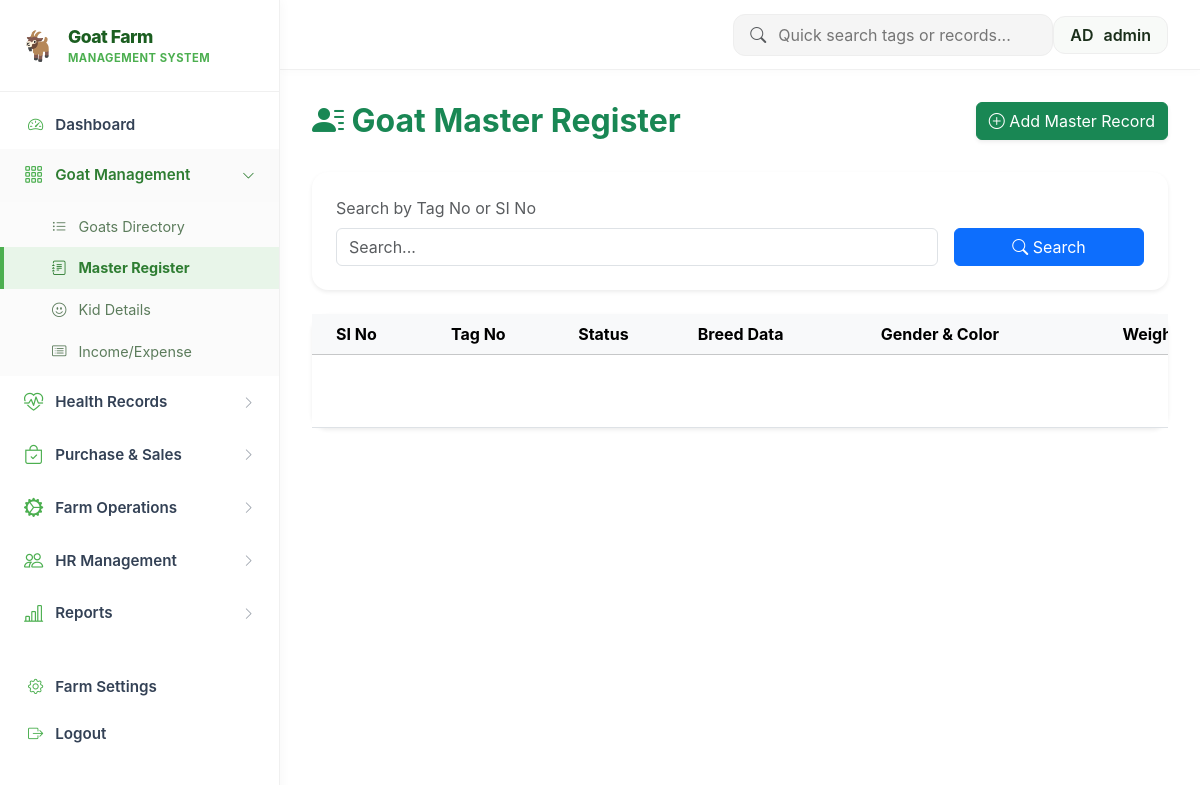
The app's page /master (signed in), older data.
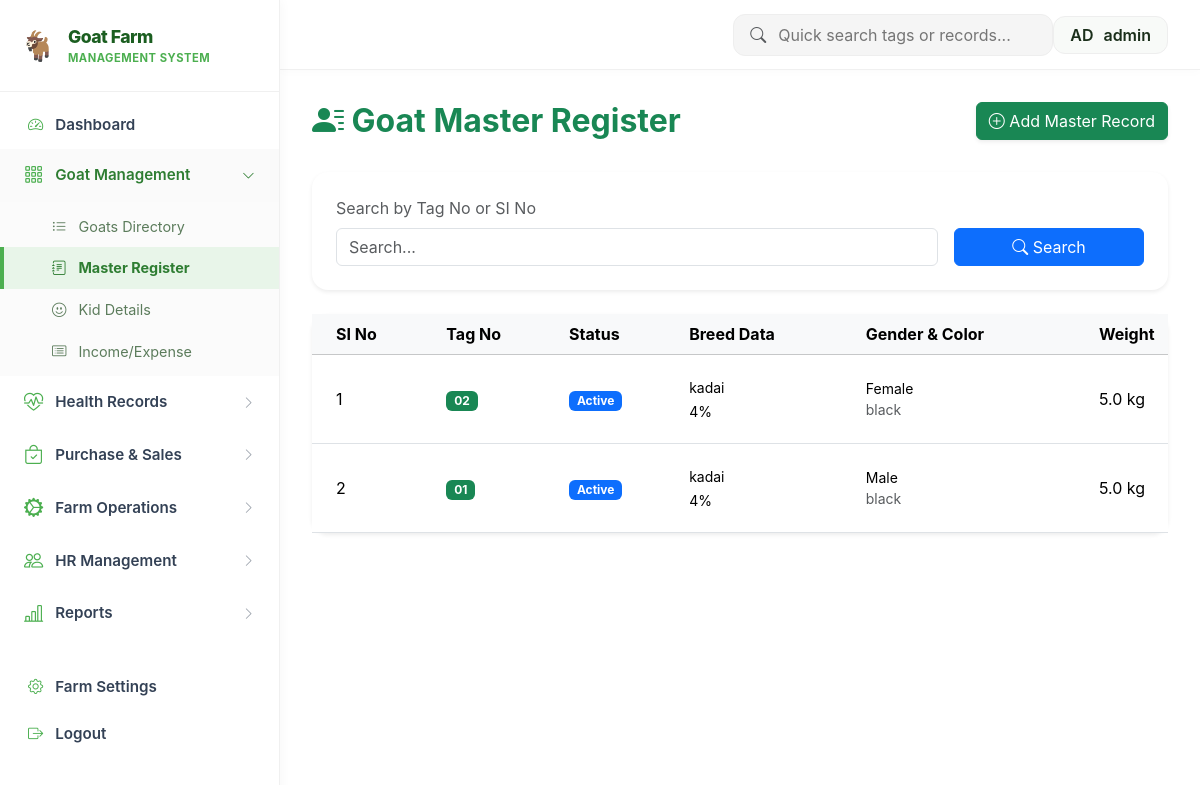
The same page, newer data.
### tables this page shows
CREATE TABLE master_records (
                id INTEGER PRIMARY KEY AUTOINCREMENT,
                si_no TEXT, tag_no TEXT NOT NULL, breed TEXT, breed_percent TEXT,
                status TEXT, sold TEXT, expired TEXT, gender TEXT, purchase_date DATE,
                color TEXT, weight_kg REAL, purchase_amount REAL, insurance_date DATE,
                vaccination TEXT, vaccination_period TEXT, medicine TEXT, medicine_period TEXT,
                feed TEXT, feed_amount TEXT, mating_date DATE, mating_goat_no TEXT,
                goat_week_period TEXT, delivery_date DATE, new_goat_gender TEXT,
                new_goat_color TEXT, birth_weight REAL, selling_date DATE, selling_weight REAL,
                selling_price REAL, mortality_date DATE, mortality_weight REAL,
                mortality_reason TEXT, insurance_claim_amount REAL, insurance_inform_date DATE,
                insurance_claim_date DATE
            , kit_status TEXT DEFAULT 'No');

### Project_goatfarm.py (the view)
@app.route('/master')
def master():
    db = get_db()
    tag_search = request.args.get('tag_no', '')
    if tag_search:
        records = db.execute('SELECT * FROM master_records WHERE tag_no LIKE ? OR si_no LIKE ? ORDER BY id DESC',
             (f"%{tag_search}%", f"%{tag_search}%")).fetchall()
    else:
        records = db.execute('SELECT * FROM master_records ORDER BY id DESC').fetchall()
    return render_template('master.html', records=records)

### Project_goatfarm.py (called while the page is built)
def get_db():
    conn = sqlite3.connect(DB_FILE)
    conn.row_factory = sqlite3.Row
    return conn

@app.before_request
def require_login():
    allowed_routes = ['login', 'static', 'register', 'verify_otp', 'goats', 'goat_detail']
    if request.endpoint not in allowed_routes and 'user_id' not in session:
        return redirect(url_for('login'))

### templates/master.html (shortened to what this page needs)
{% extends 'layout.html' %}
{% block content %}
<div class="row mb-4">
    <div class="col-8">
        <h2 class="fw-bold text-success"><i class="bi bi-person-lines-fill"></i> Goat Master Register</h2>
    </div>
    <div class="col-4 text-end">
        <a href="{{ url_for('master_add') }}" class="btn btn-success shadow-sm">
            <i class="bi bi-plus-circle"></i> Add Master Record
        </a>
    </div>
</div>
<div class="card border-0 shadow-sm rounded-4 mb-4">
    <div class="card-body p-4">
        <form method="GET" action="{{ url_for('master') }}" class="row g-3 align-items-end">
            <div class="col-md-9">
                <label class="form-label text-muted">Search by Tag No or SI No</label>
                <input type="text" name="tag_no" class="form-control" value="{{ request.args.get('tag_no', '') }}" placeholder="Search...">
            </div>
            <div class="col-md-3">
                <button type="submit" class="btn btn-primary w-100"><i class="bi bi-search"></i> Search</button>
            </div>
        </form>
    </div>
</div>
<div class="card border-0 shadow-sm rounded-4">
    <div class="card-body p-0">
        <div class="table-responsive">
            <table class="table table-hover align-middle mb-0" style="min-width: 2500px;">
                <thead class="table-light">
                    <tr>
                        <th class="ps-4">SI No</th>
                        <th>Tag No</th>
                        <th>Status</th>
                        <th>Breed Data</th>
                        <th>Gender & Color</th>
                        <th>Weight</th>
                    </tr>
                </thead>
                <tbody>
                    {% for r in records %}
                    <tr>
                        <td class="ps-4">{{ loop.index }}</td>
                        <td class="fw-bold"><span class="badge bg-success">{{ r.tag_no }}</span></td>
                        <td>
                            <span class="badge {% if r.status == 'Active' %}bg-primary{% elif r.status == 'Sold' %}bg-warning{% else %}bg-danger{% endif %}">
                                {{ r.status }}
                            </span>
                        </td>
                        <td><small>{{ r.breed }}<br>{{ r.breed_percent }}%</small></td>
                        <td class="small">{% if r.gender|lower == 'm' %}Male{% elif r.gender|lower == 'f' %}Female{% else %}{{ r.gender }}{% endif %}<br><span class="text-muted">{{ r.color }}</span></td>
                        <td>{{ r.weight_kg }} kg</td>
                    </tr>
                    {% else %}
                    <tr>
                        <td colspan="13" class="text-center py-4 text-muted">No master records found.</td>
                    </tr>
                    {% endfor %}
                </tbody>
            </table>
        </div>
    </div>
</div>
{% endblock %}

Row changes from the older to the newer data that the page shows:
added master_records: tag_no "02", status "Active", breed "kadai", breed_percent "4", gender "Female", color "black", weight_kg "5.0"
added master_records: tag_no "01", status "Active", breed "kadai", breed_percent "4", gender "Male", color "black", weight_kg "5.0"
